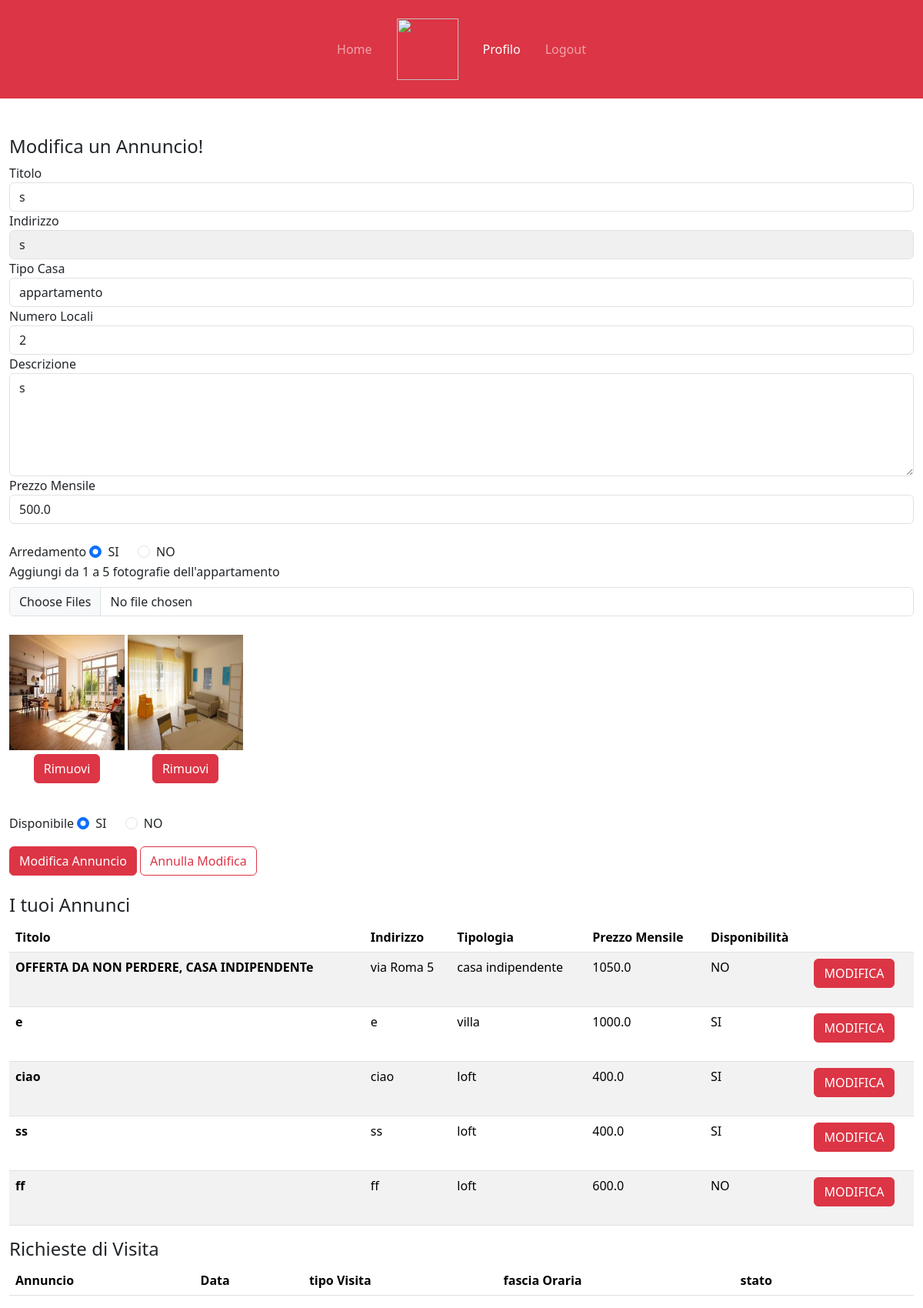
/profilo/22 (signed in), run on the app's committed database.
### tables this page shows
CREATE TABLE "ANNUNCI" (
	"idAnnuncio"	INTEGER NOT NULL,
	"titolo"	TEXT NOT NULL,
	"indirizzo"	TEXT NOT NULL,
	"tipoCasa"	TEXT NOT NULL,
	"numeroLocali"	TEXT NOT NULL,
	"descrizione"	TEXT NOT NULL,
	"prezzoMensile"	REAL NOT NULL,
	"arredamento"	TEXT NOT NULL,
	"disponibilita"	TEXT NOT NULL,
	"idUtente"	INTEGER NOT NULL,
	FOREIGN KEY("idUtente") REFERENCES "UTENTI"("idUtente"),
	PRIMARY KEY("idAnnuncio" AUTOINCREMENT)
);

### app.py (the view)
@app.route('/profilo')
@app.route('/profilo/<int:id>')
@login_required
def profilo(id=None): #annuncio=None significa che il parametro è opzionale.
   if id is not None:
      annunci=posts_dao.get_annunci(current_user.id)
      annuncio=posts_dao.get_singleAnnuncio(id)
      return render_template('profilo.html', annunci=annunci, annuncio=annuncio)
   else:
      prenotazioni=posts_dao.get_prenotazioni(current_user.id, current_user.tipo)
      annunci=posts_dao.get_annunci(current_user.id)
      return render_template('profilo.html', annunci=annunci, prenotazioni=prenotazioni)

### app.py (called while the page is built)
@login_manager.user_loader
def load_user(user_id):
    db_user=posts_dao.get_user_by_id(user_id)
    user = User(id=db_user['idUtente'],
                username=db_user['username'],
                password=db_user['password'],
                tipo=db_user['tipo'])
    return user

### posts_dao.py (called while the page is built)
def get_user_by_id(id_utente):
    query = 'SELECT * FROM UTENTI WHERE idUtente = ?'
    connection = sqlite3.connect('db/affitti.db')
    connection.row_factory = sqlite3.Row
    cursor = connection.cursor()
    cursor.execute(query, (id_utente,))
    result = cursor.fetchone()
    cursor.close()
    connection.close()
    return result

def get_annunci(id):
    conn =sqlite3.connect('db/affitti.db')
    conn.row_factory = sqlite3.Row
    cursor= conn.cursor()
    sql = 'SELECT  ANNUNCI.idAnnuncio, titolo, indirizzo, tipoCasa, numeroLocali, descrizione, \
    prezzoMensile, arredamento, disponibilita, urlFoto FROM ANNUNCI, FOTO \
    where ANNUNCI.idUtente = ? and ANNUNCI.idAnnuncio = FOTO.idAnnuncio \
    GROUP BY ANNUNCI.idAnnuncio'
    cursor.execute(sql, (id,))
    annunci= cursor.fetchall()
    cursor.close()
    conn.close()
    return annunci

def get_singleAnnuncio(id):
    conn =sqlite3.connect('db/affitti.db')
    conn.row_factory = sqlite3.Row
    cursor= conn.cursor()
    sql = '''SELECT ANNUNCI.* ,GROUP_CONCAT(urlFoto, ',') AS foto_concatenate
           FROM ANNUNCI, FOTO
           where ANNUNCI.idAnnuncio = ? and ANNUNCI.idAnnuncio = FOTO.idAnnuncio
           GROUP BY ANNUNCI.idAnnuncio'''
    cursor.execute(sql, (id,))
    annuncio= cursor.fetchone()  #vedere se meglio fetchone o fetchall
    cursor.close()
    conn.close()
    return annuncio

### templates/profilo.html (shortened to what this page needs)
{% extends "base.html" %}
{% block liNav %}
<li class="nav-item">
    <a class="nav-link mx-2" aria-current="page" href="{{url_for('index')}}">Home</a>
  </li>
  <li class="nav-item d-none d-lg-block">
    <a class="nav-link mx-2" href="#">
      <img src="/static_files/images/logos/logo_2_white.png" height="80" />
    </a>
  </li>
  {% if current_user.is_authenticated %}
  <li class="nav-item">
    <a class="nav-link mx-2 active" href="#">Profilo</a>
  </li>
  <li class="nav-item">
    <a class="nav-link mx-2" href="{{url_for('logout')}}">Logout</a>
  </li>
  {% else %}
  <li class="nav-item">
    <a class="nav-link mx-2" href="{{url_for('Page_login')}}">Login</a>
  </li>
</li>
  {% endif %}
{% endblock %}
{% block content %}
  {% if current_user.tipo == 'locatore' %}
    <div class="container-fluid mt-5">
      {% if current_user.is_authenticated %}
            {% if annuncio %}
            <form action="/Ann/mod" method="POST" enctype="multipart/form-data">
              <div class="form-group">
                  <h4>Modifica un Annuncio!</h4>
                  <label for="titolo">Titolo</label>
                  <input type="text" name="titolo" class="form-control" value="{{annuncio.titolo}}" required>
              </div>
              <div class="form-group">
                <label for="indirizzo">Indirizzo</label>
                <input type="text" name="indirizzo" class="form-control grigioChiaro" value="{{annuncio.indirizzo}}" readonly>
              </div>
              <div class="form-group">
                <label for="tipoC">Tipo Casa</label>
                <select class="form-control" name="tipoC" required>
                  {% set case = ['casa indipendente', 'appartamento', 'loft', 'villa'] %}
                  {% for casa in case %}
                      <option name="tipoC" {% if annuncio.tipoCasa == casa %}selected{% endif %}>{{ casa }}</option>
                  {% endfor %}
                </select>
              </div>
              <div class="form-group">
                <label for="numLocali">Numero Locali</label>
                <select class="form-control" name="numLocali" required>
                  {% set numeri = ['1','2','3','4','5+'] %}
                  {% for numero in numeri %}
                      <option name="numLocali" {% if annuncio.numeroLocali == numero %}selected{% endif %}>{{ numero }}</option>
                  {% endfor %}
                </select>
              </div>
              <div class="form-group">
                  <label for="descrizione">Descrizione</label>
                  <textarea name="descrizione" msg cols="30" rows="5" class="form-control" required>{{annuncio.descrizione}}</textarea>
              </div>
              <div class="form-group">
                <label for="prezzoM">Prezzo Mensile</label>
                <input type="number" name="prezzoM" class="form-control" value="{{annuncio.prezzoMensile}}" min="100" max="2500" step="50" required>
              </div>
              <br>
              <div class="form-group mb-3">
                <label for="divArredato">Arredamento</label>
                {% if annuncio.arredamento == 'SI' %}
                  <div class="form-check form-check-inline" id="divArredato">
                    <input type="radio" class="form-check-input" id="rad1" name="arredato" value="SI" checked>SI
                  </div>
                  <div class="form-check form-check-inline">
                    <input type="radio" class="form-check-input" id="rad2" name="arredato" value="NO">NO
                  </div>
                {% endif %}
              <div class="form-group">
                  <label for="imgCommento" class="form-label">Aggiungi da 1 a 5 fotografie dell'appartamento</label>
                  <input class="form-control" type="file" name="imgAnnuncio" multiple>
                  <br>
                  {% set foto_list = annuncio.foto_concatenate.split(',') %}
                  {% for foto in foto_list %}
                    <div class="foto-container">
                      <form action="/rimuoviFoto/{{annuncio.idAnnuncio}}" method="POST" enctype="multipart/form-data">
                        <img src="{{ url_for('static', filename=foto) }}" alt="Foto" class="fotoAnnunci">
                        <button type="submit" class="btn btn-danger">Rimuovi</button>
                      </form>
                    </div>
                  {% endfor %}
              </div>
              <br>
              <div class="form-group mb-3">
                <label for="divDisponibile">Disponibile</label>
                {% if annuncio.disponibilita == 'SI' %}
                <div class="form-check form-check-inline" id="divDisponibile">
                  <input type="radio" class="form-check-input" id="radD1" name="disponibile" value="SI" checked>SI
                </div>
                <div class="form-check form-check-inline">
                  <input type="radio" class="form-check-input" id="radD2" name="disponibile" value="NO">NO
                </div>
                {% endif %}
              </div>
              <div class="form-group">
                  <button type="submit" id="annuncio" class="btn btn-danger">Modifica Annuncio</button>
                  <a href="{{url_for('profilo')}}" class="btn btn-outline-danger">Annulla Modifica</a>
                </div>
            </form>
          {% endif %}
      {% endif %}
      <br>
      <div class="row">
          <h4>I tuoi Annunci</h4>
      </div>
      <div style="background-color: #e7effd;">
        <table class="table table-striped">
          <thead>
            <tr>
              <th scope="col">Titolo</th>
              <th scope="col">Indirizzo</th>
              <th scope="col">Tipologia</th>
              <th scope="col">Prezzo Mensile</th>
              <th scope="col">Disponibilità</th>
              <th scope="col"></th>
            </tr>
          </thead>
          <tbody>
            {% for ann in annunci %}
            <tr>
              <th scope="row">{{ann.titolo}}</th>
              <td>{{ann.indirizzo}}</td>
              <td>{{ann.tipoCasa}}</td>
              <td>{{ann.prezzoMensile}}</td>
              <td>{{ann.disponibilita}}</td>
              <td>
                <form action="/modificaAnn/{{ann.idAnnuncio}}" method="POST">
                  <button type="submit" class="btn btn-danger">MODIFICA</button>
                </form>
              </td>
            </tr>
            {% endfor %}
          </tbody>
        </table>
      </div>
    <div class="row">
        <h4>Richieste di Visita</h4>
    </div>
    <div style="background-color: #e7effd;">
        <table class="table table-striped">
          <thead>
            <tr>
              <th scope="col">Annuncio</th>
              <th scope="col">Data</th>
              <th scope="col">tipo Visita</th>
              <th scope="col">fascia Oraria</th>
              <th scope="col">stato</th>
              <th scope="col"></th>
              <th></th>
            </tr>
          </thead>
        </table>
    </div>
  {% endif %}
{% endblock %}

### static/css/style.css (style rules this page uses)
.nav-item { line-height:80px; }
.fotoAnnunci { width: 150px; height: 150px; }
.foto-container { display: inline-block; }
.foto-container button { display: block; margin:auto; margin-top: 5px; }
.grigioChiaro { background-color: #f0f0f0; }

### data on the page
ANNUNCI: titolo "s", indirizzo "s", tipoC "appartamento", numLocali "2", descrizione "s", prezzoM "500.0"
ANNUNCI: titolo "OFFERTA DA NON PERDERE, CASA INDIPENDENTe", indirizzo "via Roma 5", tipoCasa "casa indipendente", prezzoMensile "1050.0", disponibilita "NO"
ANNUNCI: titolo "e", indirizzo "e", tipoCasa "villa", prezzoMensile "1000.0", disponibilita "SI"
ANNUNCI: titolo "ciao", indirizzo "ciao", tipoCasa "loft", prezzoMensile "400.0", disponibilita "SI"
ANNUNCI: titolo "ss", indirizzo "ss", tipoCasa "loft", prezzoMensile "400.0", disponibilita "SI"
ANNUNCI: titolo "ff", indirizzo "ff", tipoCasa "loft", prezzoMensile "600.0", disponibilita "NO"
